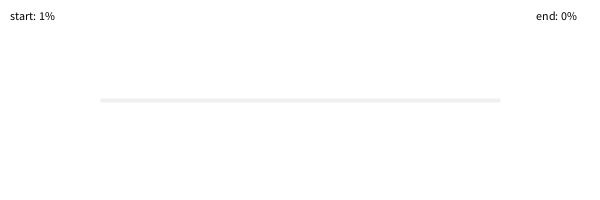
Frame 1 (no input)
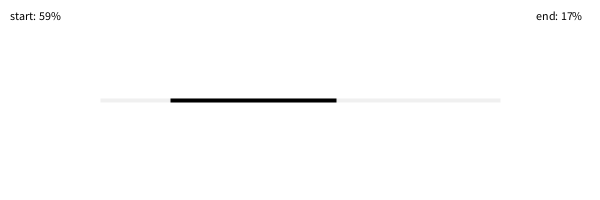
Frame 60 (the mouse pressed at the canvas centre just before this capture)
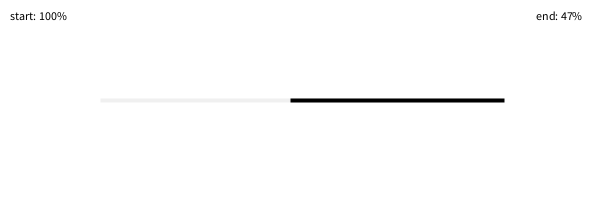
Frame 120 (the mouse held since frame 60 and released just before this capture)

The Processing sketch that drew these frames (run headless with seeded random() and noise(); from frame 60 on, the mouse is pressed at the canvas centre):

// Processing sketch: LaserLerp
// ── LaserLerp.pde
// LaserLerp
//
// Draw a "laser" line using lerp between
// a start and end pos at differing speeds.
//
// Dan Wilcox 2016

// start
float x1 = 100;
float y1 = 100;

// end
float x2 = 500;
float y2 = 100;

// animation variables for lerp,
// these are percentages from 0-1.0
float start = 0;
float end = 0;

void setup() {
  size(600, 200);  
  strokeWeight(4);
  strokeCap(SQUARE);
}

void draw() {
  background(255);
  
  // reference line
  stroke(240);
  line(x1, y1, x2, y2);
  
  // laser line
  stroke(0);
  line(lerp(x1, x2, start),
       lerp(y1, y2, start),
       lerp(x1, x2, end),
       lerp(y1, y2, end));
  
  // move first point faster
  if(start < 1.0) {
    start += 0.01;
  }
  
  // don't move end until start is 25% in
  // move first point slower,
  if(start > 0.25 && end < 1.0) {
    end += 0.005;
  }
  
  // if both are at the end pos, reset
  if(start > 1.0 && end > 1.0) {
    start = 0;
    end = 0;
  }

  // status text
  fill(0);
  text("start: "+int(start*100)+"%", 10, 20);
  text("end: "+int(end*100)+"%", width-64, 20);
}
